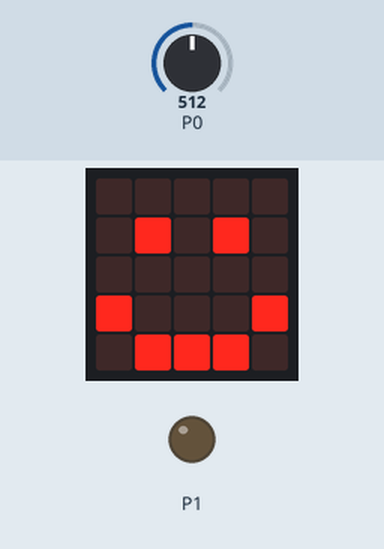
Recording of a program running on a simulated BBC micro:bit running MicroPython. Shown: the board's 5×5 LED display, output pins drawn as LEDs (lit = HIGH). The inputs (shaded band) are chosen by the test bench; at power-on: P0 = 512 (analog values on the 0–1023 scale).

Above: at 1.2 s.
1.3 s: P0 set to 105
2.8 s: P0 set to 90
At 3.3 s:
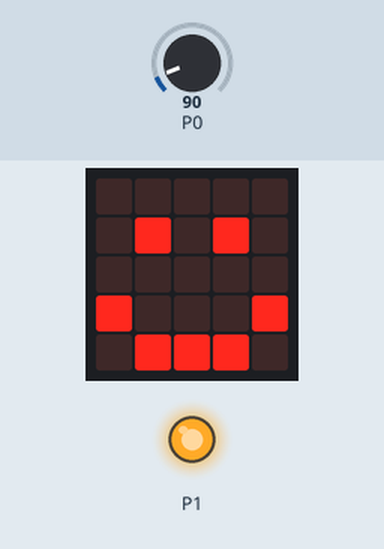
4.3 s: P0 set to 110
At 5.5 s:
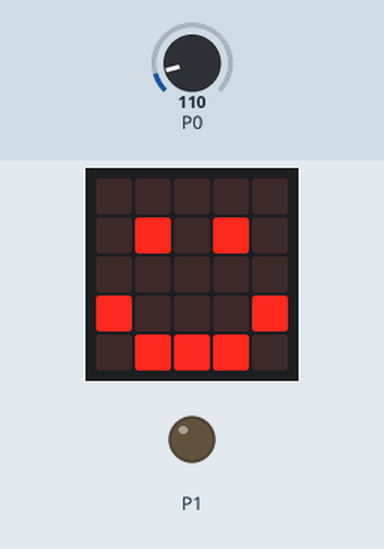
5.8 s: P0 set to 0
At 6.8 s:
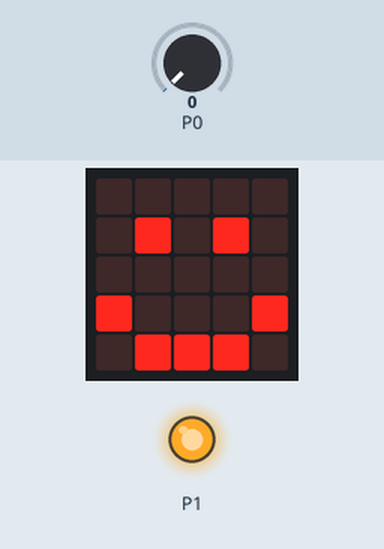
Timing chart, 0 to 8.3 s (numbered marks = the images above; inputs shaded):
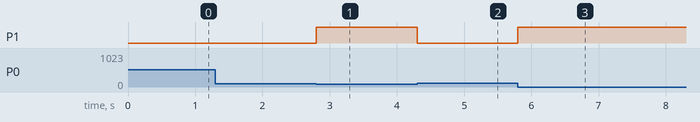

Measured:
- the behaviour switches between 100 and 99 on P0 (found by bisection; images 0 and 1)
- after the input at 1.3 s, every drawn part: stays the same
- after the input at 2.8 s, P1: LOW → HIGH at once
- after the input at 4.3 s, P1: HIGH → LOW at once
- after the input at 5.8 s, P1: LOW → HIGH at once

The program:

grove-nightlight.py
```python
# night light

from microbit import *

display.show(Image.HAPPY)

while True:
    # read the light level
    light_level = pin0.read_analog()

    # check the light level
    if light_level < 100:
        pin1.write_digital(1)
    else:
        pin1.write_digital(0)
```
